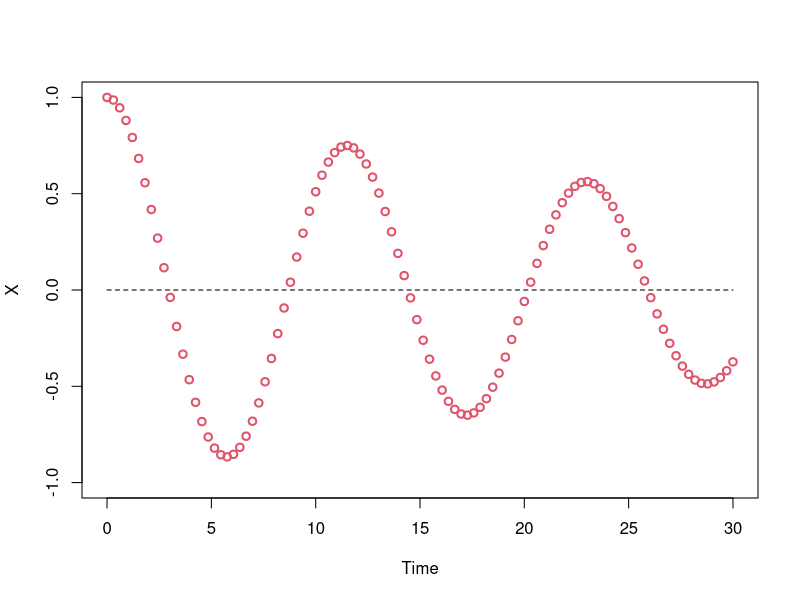
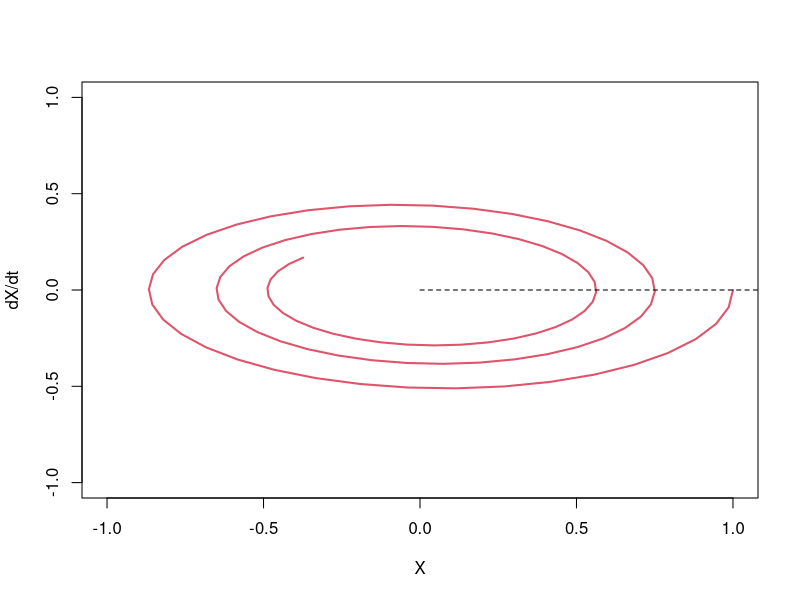

Write the R code that produced these figures, in order.
# ---------------------------------------------------------------------
# Program: DifferentialEQs1.R
#  Author: Steve Boker
#    Date: Sun Feb 1 12:21:17 EST 2015
#
#
# ---------------------------------------------------------------------
# Revision History
#   Steve Boker -- Sun Feb 1 12:21:21 EST 2015
#      Create DifferentialEQs1.R.
#
# ---------------------------------------------------------------------


# ----------------------------------
# Read libraries and set options.

options(width=80)

library(deSolve)

# ----------------------------------
# Set constants.

totalSamples <- 100
totalInterval <- 30
deltaT <- totalInterval / totalSamples

theTimes  <- seq(0, totalInterval, length=totalSamples)  # the measurement occasions

# ----------------------------------
# Define the damped linear oscillator model.
#   Note that y(t) = dx(t)/dt as in the Mathematica model
#   Thus d^2x(t)/dt = eta * x(t) + zeta * dx(t)/dt

DLOmodel <- function(t, prevState, parms) {
    x <- prevState[1] # x[t]
    y <- prevState[2] # dx[t]

    with(as.list(parms), {
            dx <- y
            dy <- parms[1]*x + parms[2]*y
            res<-c(dx,dy)
            list(res)
            }
        )
}

# ----------------------------------
# Simulate and plot one oscillator.

eta <- -0.3
zeta <- -0.05
xstart <- c(x = 1, y = 0)

out1 <- as.data.frame(lsoda(xstart, theTimes, DLOmodel, parms=c(eta, zeta)))

pdf("DLOExample0.pdf", height=5, width=6)
plot(c(min(theTimes), max(theTimes)), c(-1, 1),
     xlab="Time",
     ylab="X",
     type='n')
lines(out1$time, out1$x, type='p', lwd=2, col=2)
lines(c(min(theTimes), max(theTimes)), c(-0, 0), type='l', lty=2, col=1)
dev.off()

pdf("DLOExample0-x-dx.pdf", height=5, width=5)
plot(c(-1, 1), c(-1, 1),
     xlab="X",
     ylab="dX/dt",
     type='n')
lines(out1$x, out1$y, type='l', lwd=2, col=2)
lines(c(min(theTimes), max(theTimes)), c(-0, 0), type='l', lty=2, col=1)
dev.off()



# ----------------------------------
# Write a univariate data vector.

write(t(cbind(out1$x, out1$y)), file="DLOExample0.dat", ncolumns=2, append=FALSE)


# ----------------------------------
# Quit here.
#
# q()
